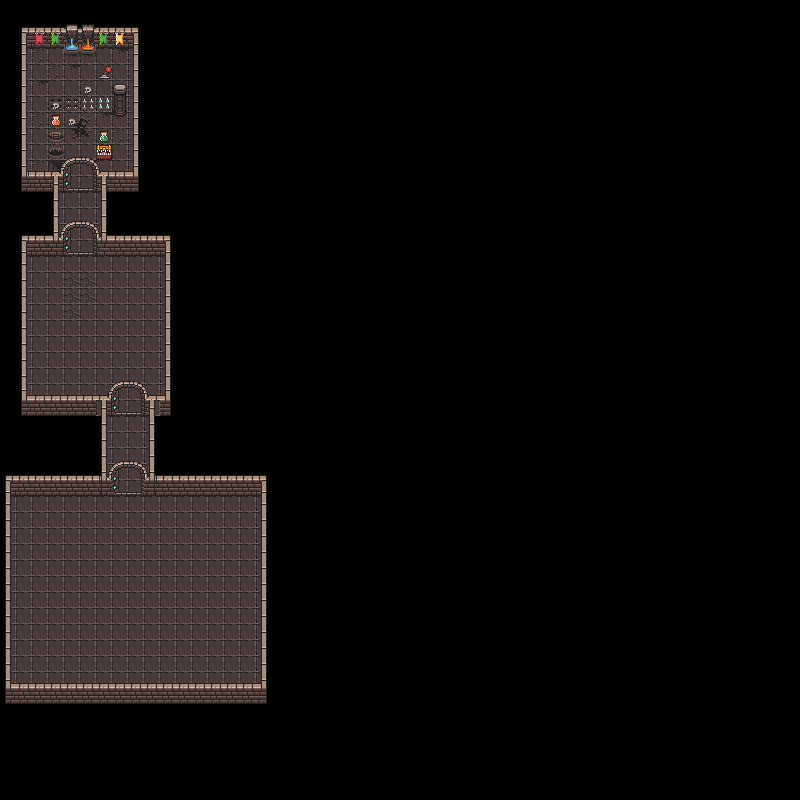

This is a level from a 2D game, rendered from its Tiled map with the project's own tilesets. A one-line summary and the map file follow, with tile-layer data summarised:
An orthogonal 50x50 tile map with 16x16 px tiles, 4 tile layers (Floor, Walls, Doors, Decorations), 4 tilesets and 21 objects (2x room_entry, room_1_enemyspawn, room_2_enemyspawn, LevelEndTrigger).

<map version="1.10" tiledversion="1.11.0" orientation="orthogonal" renderorder="right-down" width="50" height="50" tilewidth="16" tileheight="16" infinite="0" nextlayerid="12" nextobjectid="13">
 <editorsettings>
  <export target="levelwithcollision.json" format="json" />
 </editorsettings>
 <tileset firstgid="1" name="atlas_floor-16x16" tilewidth="16" tileheight="16" tilecount="49" columns="7">
  <image source="../Dungeontileset/atlas_floor-16x16.png" trans="ff00ff" width="112" height="112" />
 </tileset>
 <tileset firstgid="50" name="atlas_walls_low-16x16" tilewidth="16" tileheight="16" tilecount="48" columns="12">
  <image source="../Dungeontileset/atlas_walls_low-16x16.png" trans="ff00ff" width="192" height="64" />
 </tileset>
 <tileset firstgid="98" name="0x72_DungeonTilesetII_v1.7" tilewidth="16" tileheight="16" tilecount="1024" columns="32">
  <image source="../Dungeontileset/0x72_DungeonTilesetII_v1.7.png" trans="ff00ff" width="512" height="512" />
 </tileset>
 <tileset firstgid="1122" name="atlas_walls_high-16x32" tilewidth="16" tileheight="16" tilecount="192" columns="24">
  <image source="../Dungeontileset/atlas_walls_high-16x32.png" trans="ff00ff" width="384" height="128" />
  <tile id="24">
   <objectgroup draworder="index" id="2">
    <object id="1" x="5" y="0" width="6" height="16" />
   </objectgroup>
  </tile>
  <tile id="25">
   <objectgroup draworder="index" id="2">
    <object id="2" x="5" y="12" width="11" height="4" />
   </objectgroup>
  </tile>
  <tile id="27">
   <objectgroup draworder="index" id="2">
    <object id="1" x="0" y="12" width="11" height="4" />
   </objectgroup>
  </tile>
  <tile id="72">
   <objectgroup draworder="index" id="2">
    <object id="1" x="5" y="0" width="6" height="16" />
   </objectgroup>
  </tile>
  <tile id="121">
   <objectgroup draworder="index" id="2">
    <object id="1" x="5" y="0" width="6" height="16" />
    <object id="5" x="11" y="12" width="5" height="4" />
   </objectgroup>
  </tile>
  <tile id="123">
   <objectgroup draworder="index" id="2">
    <object id="1" x="5" y="0" width="6" height="16" />
    <object id="2" x="0" y="12" width="5" height="4" />
   </objectgroup>
  </tile>
  <tile id="170">
   <objectgroup draworder="index" id="2">
    <object id="1" x="0" y="12" width="16" height="4" />
   </objectgroup>
  </tile>
  <tile id="173">
   <objectgroup draworder="index" id="2">
    <object id="1" x="0" y="12" width="16" height="4" />
   </objectgroup>
  </tile>
  <tile id="188">
   <objectgroup draworder="index" id="2">
    <object id="1" x="11" y="12" width="5" height="4" />
   </objectgroup>
  </tile>
  <tile id="189">
   <objectgroup draworder="index" id="2">
    <object id="1" x="0" y="12" width="16" height="4" />
   </objectgroup>
  </tile>
  <tile id="190">
   <objectgroup draworder="index" id="2">
    <object id="1" x="0" y="12" width="16" height="4" />
   </objectgroup>
  </tile>
  <tile id="191">
   <objectgroup draworder="index" id="2">
    <object id="1" x="0" y="12" width="5" height="4" />
   </objectgroup>
  </tile>
 </tileset>
 <layer id="1" name="Floor" width="50" height="50">
  <data>[2500 cells, 433 non-empty, 17 distinct tile ids]</data>
 </layer>
 <layer id="3" name="Walls" width="50" height="50">
  <data>[2500 cells, 182 non-empty, 15 distinct tile ids]</data>
 </layer>
 <layer id="9" name="Doors" width="50" height="50">
  <data>[2500 cells, 48 non-empty, 12 distinct tile ids]</data>
 </layer>
 <objectgroup id="8" name="Spawnpoints">
  <object id="6" x="35.3333" y="67" width="9" height="9">
   <properties>
    <property name="isPlayerSpawn" type="bool" value="true" />
   </properties>
  </object>
  <object id="7" x="35.5" y="146.833" width="9" height="9">
   <properties>
    <property name="isPlayerSpawn" type="bool" value="false" />
   </properties>
  </object>
 </objectgroup>
 <objectgroup id="10" name="RoomTriggers">
  <object id="8" name="room_1_trigger" type="room_entry" x="66.6667" y="289.167" width="33.5" height="19">
   <properties>
    <property name="close_doors" type="bool" value="true" />
    <property name="roomID" value="1" />
   </properties>
  </object>
  <object id="9" name="room_1_enemyspawn" x="35.1667" y="361.833" width="54" height="30.5">
   <properties>
    <property name="isEnemySpawn" type="bool" value="true" />
    <property name="roomID" value="1" />
   </properties>
  </object>
  <object id="11" name="room_2_enemyspawn" x="44.2265" y="621.337" width="54" height="30.5">
   <properties>
    <property name="isEnemySpawn" type="bool" value="true" />
    <property name="roomID" value="2" />
   </properties>
  </object>
  <object id="12" name="room_2_trigger" type="room_entry" x="111.606" y="528.409" width="33.5" height="19">
   <properties>
    <property name="close_doors" type="bool" value="true" />
    <property name="roomID" value="2" />
   </properties>
  </object>
 </objectgroup>
 <objectgroup id="11" name="LevelEndTriggers">
  <object id="10" name="level_1_end_trigger" type="LevelEndTrigger" x="218.399" y="663.669" width="38" height="18">
   <properties>
    <property name="NextLevel" value="2" />
   </properties>
  </object>
 </objectgroup>
 <layer id="5" name="Decorations" width="50" height="50">
  <data>[2500 cells, 38 non-empty, 21 distinct tile ids]</data>
 </layer>
</map>
